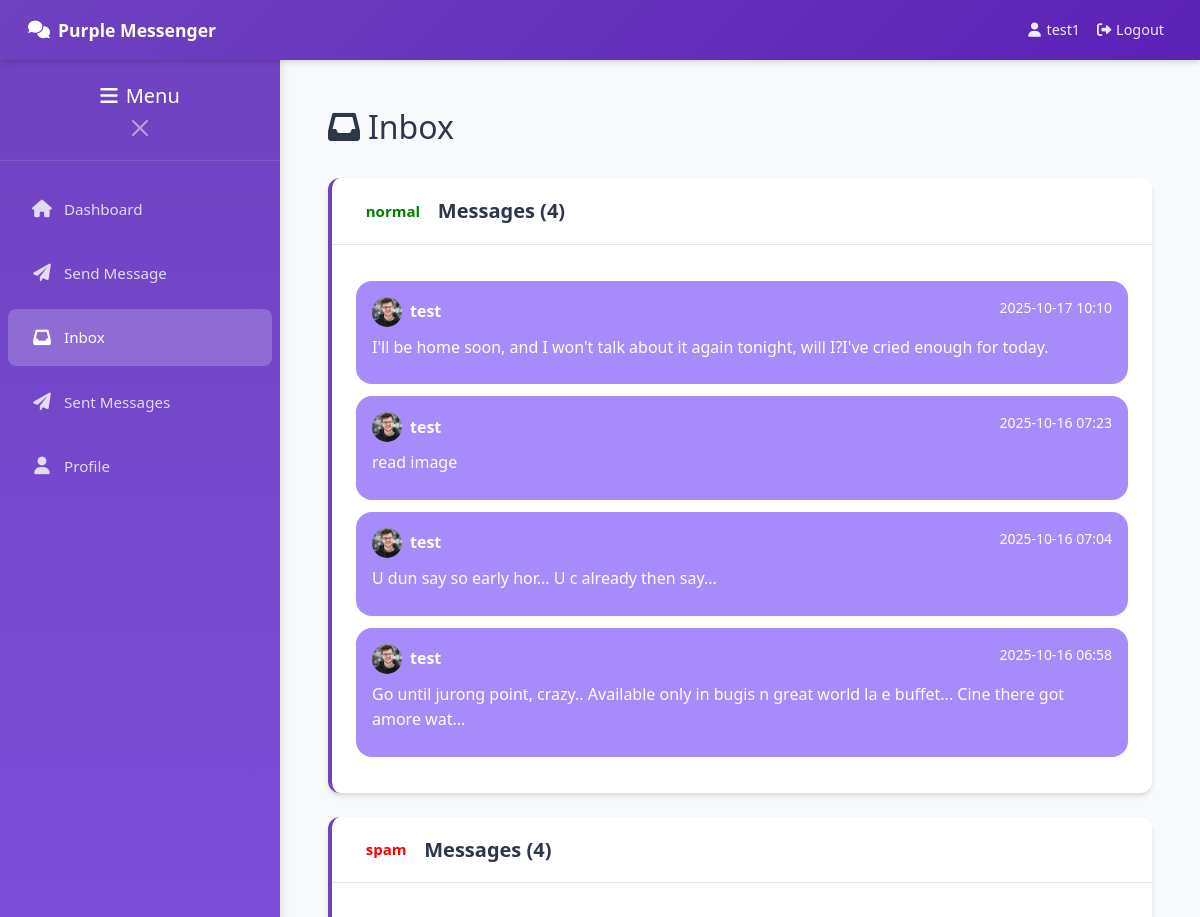
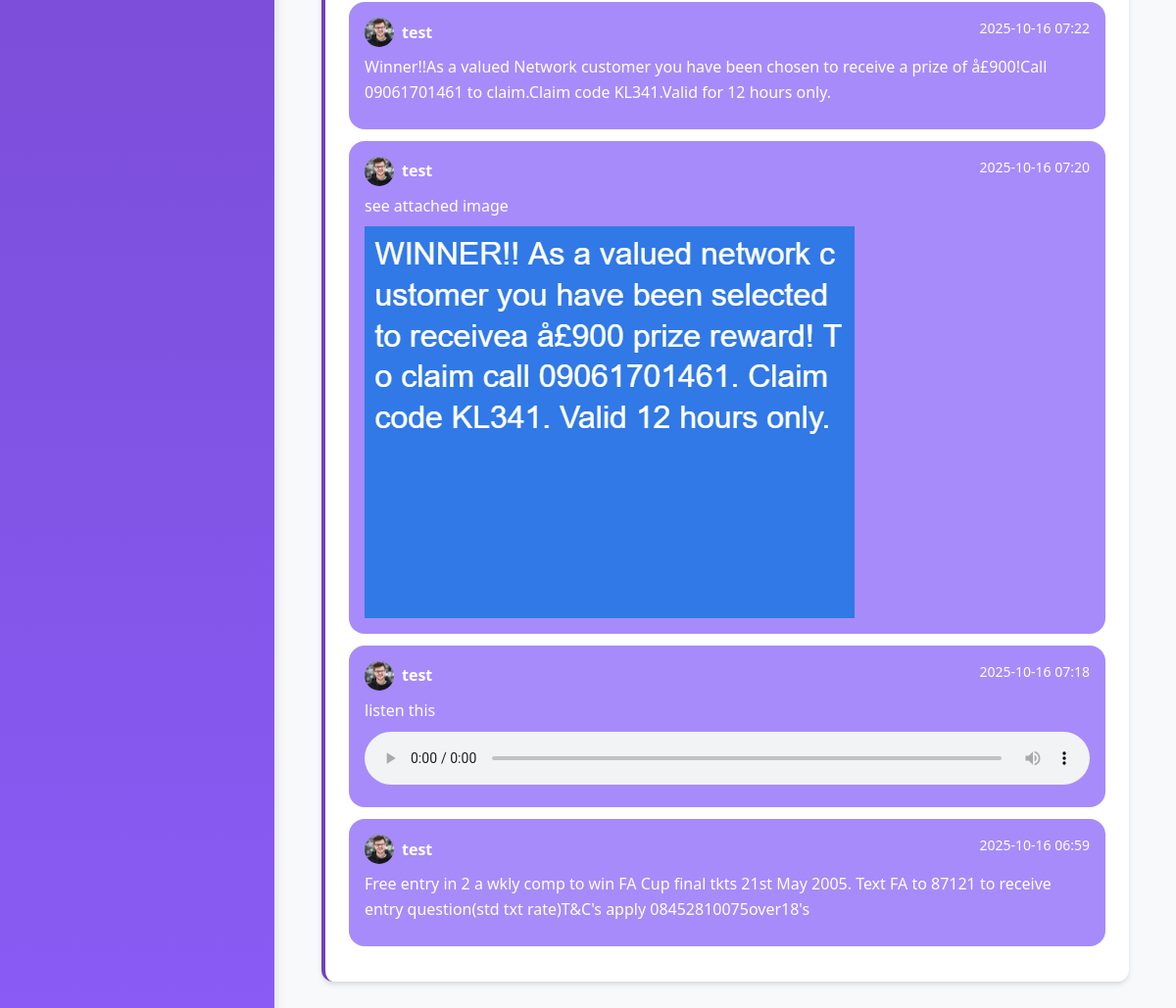
The page /inbox (signed in) on the database its author committed (2 pictures, top to bottom).
### database.py (models this page shows)
class User(UserMixin, db.Model):
    id = db.Column(db.Integer, primary_key=True)
    username = db.Column(db.String(80), unique=True, nullable=False)
    email = db.Column(db.String(120), unique=True, nullable=False)
    password = db.Column(db.String(200), nullable=False)
    profile_pic = db.Column(db.String(200), default='default.png')
    created_at = db.Column(db.DateTime, default=datetime.utcnow)
    sent_messages = db.relationship('Message', foreign_keys='Message.sender_id', backref='sender', lazy=True)
    received_messages = db.relationship('Message', foreign_keys='Message.receiver_id', backref='receiver', lazy=True)

class Message(db.Model):
    id = db.Column(db.Integer, primary_key=True)
    content = db.Column(db.Text)
    media_type = db.Column(db.String(20))  # text, image, video, audio
    media_filename = db.Column(db.String(200))
    sender_id = db.Column(db.Integer, db.ForeignKey('user.id'), nullable=False)
    receiver_id = db.Column(db.Integer, db.ForeignKey('user.id'), nullable=False)
    category = db.Column(db.String(50))  # Category marked by sender
    is_read = db.Column(db.Boolean, default=False)
    created_at = db.Column(db.DateTime, default=datetime.utcnow)

### app.py (the view)
@app.route('/inbox')
@login_required
def inbox():
    messages = Message.query.filter_by(receiver_id=current_user.id).order_by(Message.created_at.desc()).all()
    categorized_messages = {}
    for message in messages:
        if message.category not in categorized_messages:
            categorized_messages[message.category] = []
        categorized_messages[message.category].append(message)
    return render_template('inbox.html', categorized_messages=categorized_messages)

### app.py (called while the page is built)
@login_manager.user_loader
def load_user(user_id):
    return User.query.get(int(user_id))

### templates/inbox.html
{% extends "base.html" %}
{% block content %}
<div class="d-flex justify-content-between align-items-center mb-4">
    <h2><i class="fas fa-inbox me-2"></i>Inbox</h2>
</div>
<div class="row">
    <div class="col-12">
        {% for category, messages in categorized_messages.items() %}
        <div class="card card-purple mb-4">
            <div class="card-header d-flex justify-content-between align-items-center">
                <h5 class="card-title mb-0">
				{% if category=="normal" %}
                    <span class="badge category-badge me-2" style="color:green">{{ category }}</span>
                    Messages ({{ messages|length }})
					{%else %}
					<span class="badge category-badge me-2" style="color:red">{{ category }}</span>
                    Messages ({{ messages|length }})
					{% endif %}
                </h5>
            </div>
            <div class="card-body">
                {% for message in messages %}
                <div class="message-bubble">
                    <div class="d-flex justify-content-between align-items-start mb-2">
                        <div class="d-flex align-items-center">
                            <img src="{{ url_for('static', filename='uploads/images/' + message.sender.profile_pic) }}"
                                 class="rounded-circle me-2" width="30" height="30"
                                 onerror="this.src='https://via.placeholder.com/30?text=U'">
                            <strong>{{ message.sender.username }}</strong>
                        </div>
                        <small>{{ message.created_at.strftime('%Y-%m-%d %H:%M') }}</small>
                    </div>
                    {% if message.content %}
                    <p class="mb-2">{{ message.content }}</p>
                    {% endif %}
                    {% if message.media_filename %}
                    <div class="mt-2">
                        {% if message.media_type == 'images' %}
                        <img src="{{ url_for('uploaded_file', file_type='images', filename=message.media_filename) }}"
                             class="media-preview" alt="Image">
                        {% elif message.media_type == 'videos' %}
                        <video controls class="media-preview">
                            <source src="{{ url_for('uploaded_file', file_type='videos', filename=message.media_filename) }}">
                        </video>
                        {% elif message.media_type == 'audio' %}
                        <audio controls class="w-100">
                            <source src="{{ url_for('uploaded_file', file_type='audio', filename=message.media_filename) }}">
                        </audio>
                        {% endif %}
                    </div>
                    {% endif %}
                </div>
                {% else %}
                <p class="text-muted text-center">No messages in this category.</p>
                {% endfor %}
            </div>
        </div>
        {% else %}
        <div class="text-center py-5">
            <i class="fas fa-inbox fa-3x text-muted mb-3"></i>
            <h4 class="text-muted">No messages yet</h4>
            <p class="text-muted">Your inbox is empty. Send someone a message!</p>
        </div>
        {% endfor %}
    </div>
</div>
{% endblock %}

### templates/base.html (shortened to what this page needs)
<!DOCTYPE html>
<html lang="en">
<head>
    <link href="https://cdn.jsdelivr.net/npm/bootstrap@5.1.3/dist/css/bootstrap.min.css" rel="stylesheet">
    <link href="https://cdnjs.cloudflare.com/ajax/libs/font-awesome/6.0.0/css/all.min.css" rel="stylesheet">
    <link href="{{ url_for('static', filename='css/style.css') }}" rel="stylesheet">
</head>
<body>
    <nav class="navbar navbar-expand-lg navbar-dark navbar-purple">
        <div class="container-fluid">
            <a class="navbar-brand" href="{{ url_for('dashboard') }}">
                <i class="fas fa-comments"></i>
                <span class="d-none d-sm-inline">Purple Messenger</span>
            </a>
            {% if current_user.is_authenticated %}
            <div class="navbar-nav ms-auto d-none d-md-flex align-items-center">
                <a class="nav-link" href="{{ url_for('profile') }}">
                    <i class="fas fa-user me-1"></i>
                    <span class="d-none d-lg-inline">{{ current_user.username }}</span>
                </a>
                <a class="nav-link" href="{{ url_for('logout') }}">
                    <i class="fas fa-sign-out-alt me-1"></i>
                    <span class="d-none d-lg-inline">Logout</span>
                </a>
            </div>
            {% endif %}
        </div>
    </nav>
    <div class="app-container">
        {% if current_user.is_authenticated %}
        <div class="sidebar" id="sidebar">
            <div class="sidebar-header">
                <h5 class="mb-0 text-white">
                    <i class="fas fa-bars me-2"></i>Menu
                </h5>
                <button class="btn-close btn-close-white mt-2" id="sidebarClose"></button>
            </div>
            <nav class="nav flex-column py-3">
                <a class="nav-link {% if request.endpoint == 'dashboard' %}active{% endif %}"
                   href="{{ url_for('dashboard') }}">
                    <i class="fas fa-home"></i>Dashboard
                </a>
                <a class="nav-link {% if request.endpoint == 'send_message' %}active{% endif %}"
                   href="{{ url_for('send_message') }}">
                    <i class="fas fa-paper-plane"></i>Send Message
                </a>
                <a class="nav-link {% if request.endpoint == 'inbox' %}active{% endif %}"
                   href="{{ url_for('inbox') }}">
                    <i class="fas fa-inbox"></i>Inbox
                </a>
                <a class="nav-link {% if request.endpoint == 'sent_messages' %}active{% endif %}"
                   href="{{ url_for('sent_messages') }}">
                    <i class="fas fa-paper-plane"></i>Sent Messages
                </a>
                <a class="nav-link {% if request.endpoint == 'profile' %}active{% endif %}"
                   href="{{ url_for('profile') }}">
                    <i class="fas fa-user"></i>Profile
                </a>
            </nav>
        </div>
        {% endif %}
        <main class="main-content" id="mainContent">
            {% block content %}{% endblock %}
        </main>
    </div>
</body>
</html>

### static/css/style.css (style rules this page uses)
:root { --primary-purple: #6f42c1; --secondary-purple: #8b5cf6; --light-purple: #a78bfa; --dark-purple: #5b21b6; --bg-purple: #f8f9fa; --text-dark: #2d3748; --text-light: #718096; --shadow: 0 4px 6px -1px rgba(0, 0, 0, 0.1), 0 2px 4px -1px rgba(0, 0, 0, 0.06); }
* { box-sizing: border-box; }
body { background-color: var(--bg-purple); font-family: 'Segoe UI', Tahoma, Geneva, Verdana, sans-serif; color: var(--text-dark); line-height: 1.6; padding: 0; margin: 0; min-height: 100vh; }
.navbar-purple { background: linear-gradient(135deg, var(--primary-purple), var(--dark-purple)); padding: 0.75rem 1rem; box-shadow: var(--shadow); position: sticky; top: 0; z-index: 1000; height: 60px; }
.navbar-brand { font-weight: 600; font-size: 1.1rem; display: flex; align-items: center; color: white !important; text-decoration: none; }
.navbar-brand i { margin-right: 0.5rem; }
.navbar-nav .nav-link { color: rgba(255, 255, 255, 0.9) !important; padding: 0.5rem 1rem; display: flex; align-items: center; font-size: 0.9rem; text-decoration: none; }
.navbar-nav .nav-link i { margin-right: 0.5rem; width: 16px; text-align: center; }
.app-container { display: flex; min-height: calc(100vh - 60px); position: relative; }
.sidebar { background: linear-gradient(180deg, var(--primary-purple), var(--secondary-purple)); color: white; width: 280px; flex-shrink: 0; transition: transform 0.3s ease; overflow-y: auto; box-shadow: 2px 0 10px rgba(0, 0, 0, 0.1); z-index: 999; }
.sidebar-header { padding: 1.5rem 1rem 1rem; border-bottom: 1px solid rgba(255, 255, 255, 0.1); text-align: center; display: none; }
.sidebar .nav-link { color: rgba(255, 255, 255, 0.8); padding: 1rem 1.5rem; margin: 0.25rem 0.5rem; border-radius: 0.5rem; display: flex; align-items: center; text-decoration: none; transition: all 0.3s ease; font-size: 0.95rem; }
.sidebar .nav-link i { margin-right: 0.75rem; width: 20px; text-align: center; font-size: 1.1rem; }
.sidebar .nav-link.active { color: white; background-color: rgba(255, 255, 255, 0.2); font-weight: 500; }
.main-content { flex: 1; padding: 1rem; background-color: var(--bg-purple); overflow-x: hidden; width: 100%; }
@media (min-width: 768px) { .main-content { padding: 2rem; } }
@media (min-width: 1200px) { .main-content { padding: 3rem; } }
.card-purple { border: none; border-radius: 0.75rem; box-shadow: var(--shadow); margin-bottom: 1.5rem; border-left: 4px solid var(--primary-purple); background: white; }
.card-header { background: white; border-bottom: 1px solid #e2e8f0; padding: 1.25rem 1.5rem; border-radius: 0.75rem 0.75rem 0 0 !important; }
.card-title { color: var(--text-dark); font-weight: 600; margin-bottom: 0; display: flex; align-items: center; }
.card-body { padding: 1.5rem; }
.message-bubble { background: var(--light-purple); border-radius: 1rem; padding: 1rem; margin: 0.75rem 0; color: white; position: relative; }
.row { margin-left: -0.5rem; margin-right: -0.5rem; }
.col, [class*="col-"] { padding-left: 0.5rem; padding-right: 0.5rem; }
@media (min-width: 768px) { .sidebar-header { display: block; } }

### rows shown on the page
User: username "test1"
Message: category "normal", messages "4", profile_pic (picture), sender.username "test", created_at "2025-10-17 10:10", content "I'll be home soon, and I won't talk about it again tonight, will I?I've cried enough for today."
Message: profile_pic (picture), sender.username "test", created_at "2025-10-16 07:23", content "read image"
Message: profile_pic (picture), sender.username "test", created_at "2025-10-16 07:04", content "U dun say so early hor... U c already then say..."
Message: profile_pic (picture), sender.username "test", created_at "2025-10-16 06:58", content "Go until jurong point, crazy.. Available only in bugis n great world la e buffet... Cine there got amore wat..."
Message: category "spam", messages "4", profile_pic (picture), sender.username "test", created_at "2025-10-16 07:22", content "Winner!!As a valued Network customer you have been chosen to receive a prize of å£900!Call 09061701461 to claim.Claim code KL341.Valid for 12 hours only."
Message: profile_pic (picture), sender.username "test", created_at "2025-10-16 07:20", content "see attached image", media_filename (picture)
Message: profile_pic (picture), sender.username "test", created_at "2025-10-16 07:18", content "listen this"
Message: profile_pic (picture), sender.username "test", created_at "2025-10-16 06:59", content "Free entry in 2 a wkly comp to win FA Cup final tkts 21st May 2005. Text FA to 87121 to receive entry question(std txt rate)T&C's apply 08452810075over18's"
